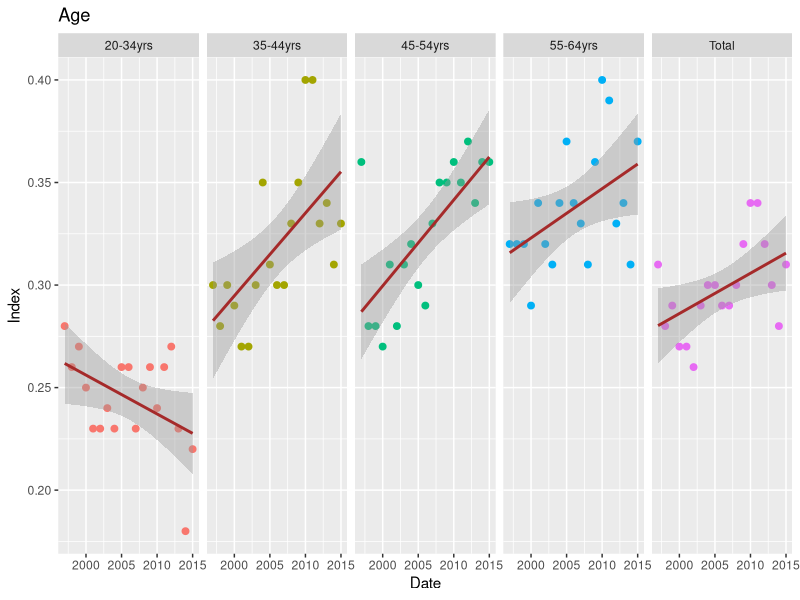
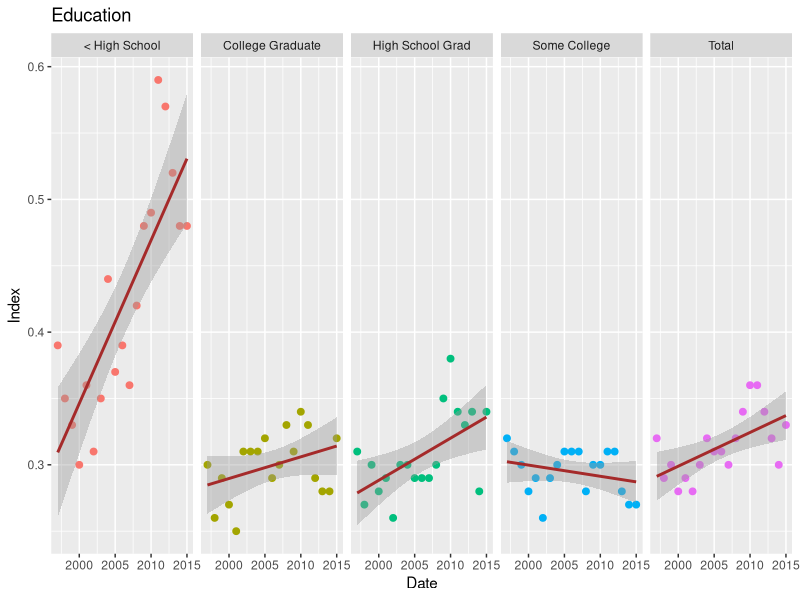
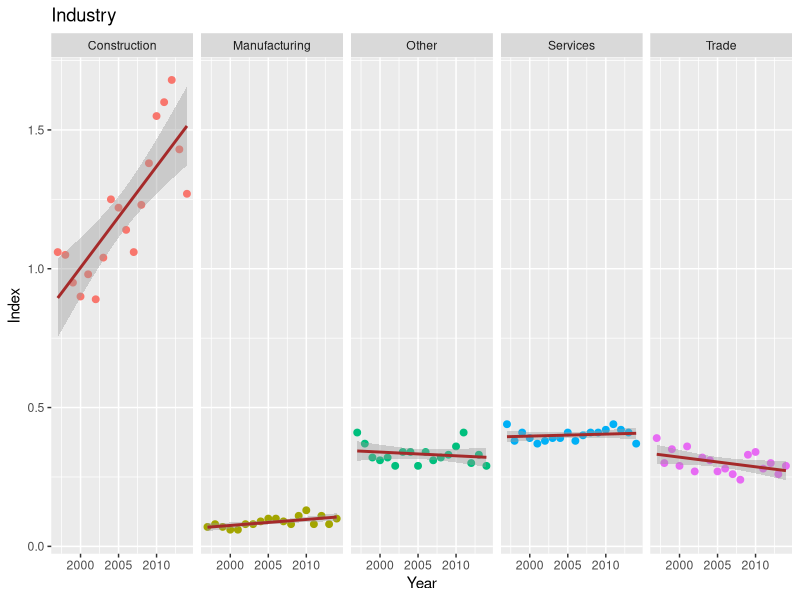
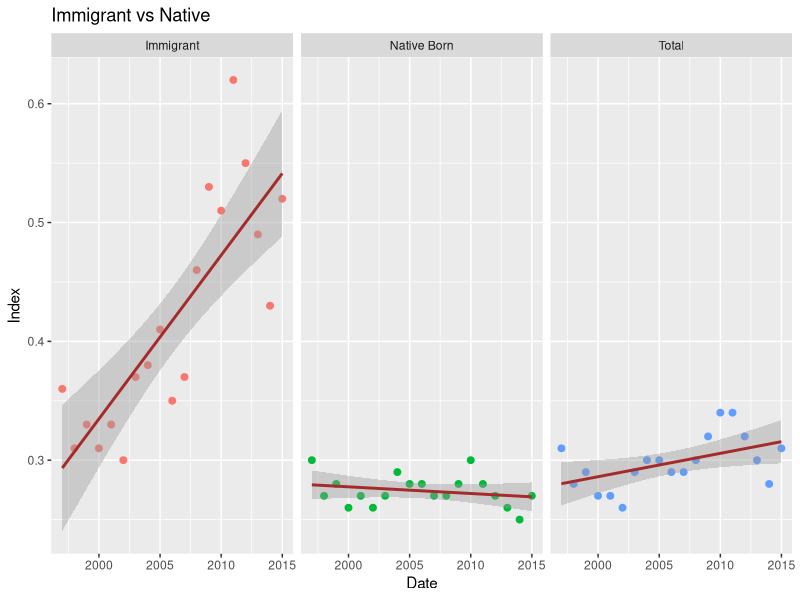
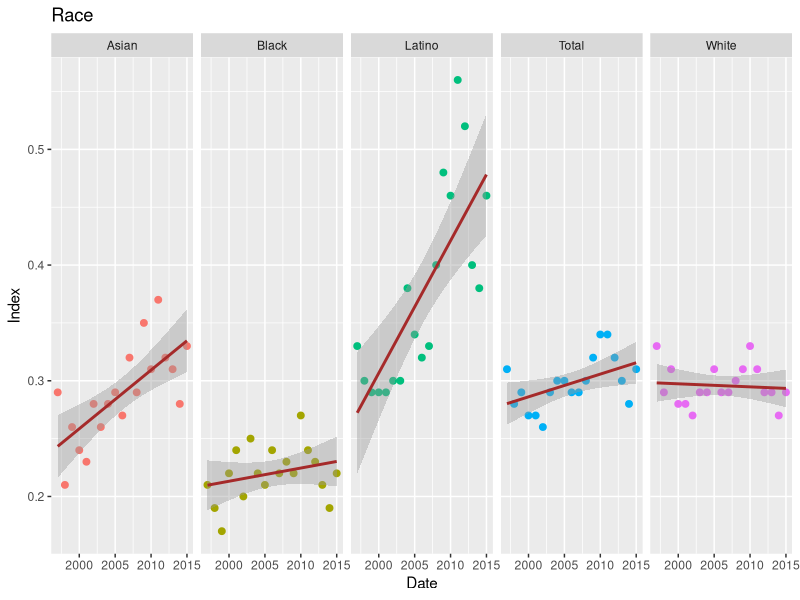
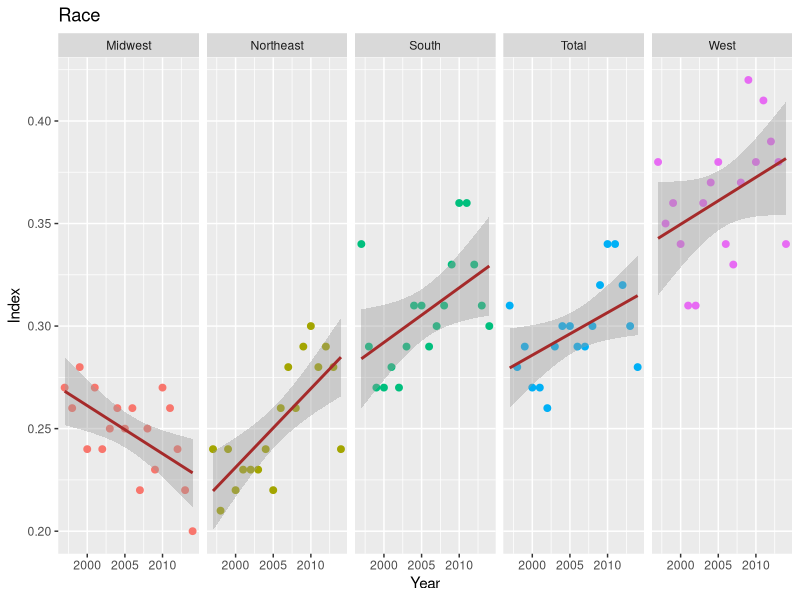
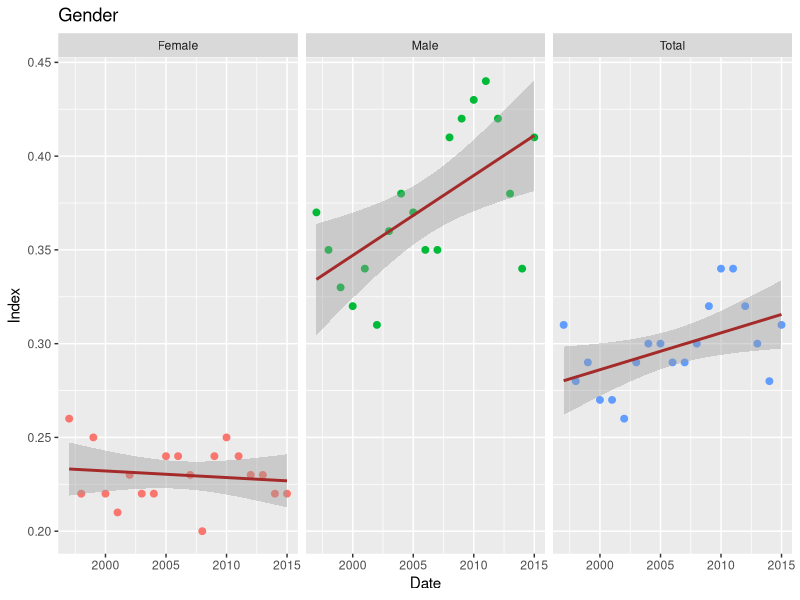
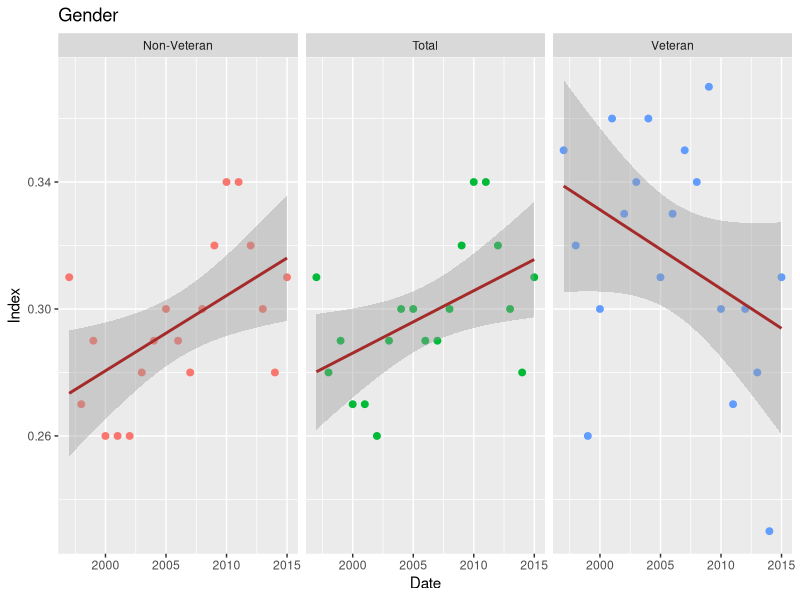

These figures' R source, in order:
library(ggplot2)
library(dplyr)
library(reshape2)
setwd("")

age <- read.csv("KAUFFMAN-KAUFF_AGE.csv")
edu <- read.csv("KAUFFMAN-KAUFF_EDU.csv")
ind <- read.csv("KAUFFMAN-KAUFF_IND.csv")
native <- read.csv("KAUFFMAN-KAUFF_NATIVE.csv")
race <- read.csv("KAUFFMAN-KAUFF_RACE.csv")
region <- read.csv("KAUFFMAN-KAUFF_REGION.csv")
gend <- read.csv("KAUFFMAN-KAUFF_SEX.csv")
veteran <- read.csv("KAUFFMAN-KAUFF_VETERAN.csv")


####age##########
age01 <- melt(age, id=c("Date"))

age01$type <- grepl("Index..", age01$variable, ignore.case = TRUE)

age02 <- subset(age01, type == TRUE)

age02 <- data.frame(age02)

age02$Date <- as.Date(as.character(age02$Date))
age02$variable <- as.character(age02$variable)

age02 <- age02 %>% 
  mutate(variable= replace(variable, variable == "Total.Index..", "Total")) %>%
  mutate(variable= replace(variable, variable == "X20.34.Index..", "20-34yrs")) %>%
  mutate(variable= replace(variable, variable == "X35.44.Index..", "35-44yrs")) %>%
  mutate(variable= replace(variable, variable == "X45.54.Index..", "45-54yrs")) %>%
  mutate(variable= replace(variable, variable == "X55.64.Index..", "55-64yrs"))

g.age <- ggplot(age02, aes(Date, value))
p.age <- g.age + geom_point(size=2, aes(color=variable)) + facet_grid(. ~variable) + 
  geom_smooth(aes(Date, value), method = "lm", color="brown") + ylab("Index") + 
  theme(legend.position = "none") + labs(title = "Age") 

p.age

dev.copy(png, file = "age.png", width=800)  
dev.off()


####edu####

str(edu)
edu01 <- melt(edu, id=c("Date"))

edu01

edu01$type <- grepl("Index..", edu01$variable, ignore.case = TRUE)

edu02 <- subset(edu01, type == TRUE)

edu02 <- data.frame(edu02)

edu02$Date <- as.Date(as.character(edu02$Date))
edu02$variable <- as.character(edu02$variable)


edu02
edu02 <- edu02 %>% 
  mutate(variable= replace(variable, variable == "Total.Index..", "Total")) %>%
  mutate(variable= replace(variable, variable == "Less.Than.High.School.Index..", "< High School")) %>%
  mutate(variable= replace(variable, variable == "High.School.Graduate.Index..", "High School Grad")) %>%
  mutate(variable= replace(variable, variable == "Some.College.Index..", "Some College")) %>%
  mutate(variable= replace(variable, variable == "College.Graduate.Index..", "College Graduate"))

g.edu <- ggplot(edu02, aes(Date, value))
p.edu <- g.edu + geom_point(size=2, aes(color=variable)) + facet_grid(. ~variable) + 
  geom_smooth(aes(Date, value), method = "lm", color="brown") + ylab("Index") + 
  theme(legend.position = "none") + labs(title = "Education") 

p.edu

dev.copy(png, file = "edu.png", width=800)  
dev.off()

###ind##########

ind01 <- melt(ind, id=c("Year"))

ind01$type <- grepl("Index..", ind01$variable, ignore.case = TRUE)

ind02 <- subset(ind01, type == TRUE)

ind02 <- data.frame(ind02)

ind02$Year <- as.Date(as.character(ind02$Year))
ind02$variable <- as.character(ind02$variable)

table(ind02$variable)

ind02 <- ind02 %>% 
  mutate(variable= replace(variable, variable == "Construction.Index..", "Construction")) %>%
  mutate(variable= replace(variable, variable == "Manufacturing.Index..", "Manufacturing")) %>%
  mutate(variable= replace(variable, variable == "Other.Index..", "Other")) %>%
  mutate(variable= replace(variable, variable == "Services.Index..", "Services")) %>%
  mutate(variable= replace(variable, variable == "Trade.Index..", "Trade"))

g.ind <- ggplot(ind02, aes(Year, value))
p.ind <- g.ind + geom_point(size=2, aes(color=variable)) + facet_grid(. ~variable) + 
  geom_smooth(aes(Year, value), method = "lm", color="brown") + ylab("Index") + 
  theme(legend.position = "none") + labs(title = "Industry") 

p.ind

dev.copy(png, file = "ind.png", width=800)  
dev.off()

###native##########

str(native)
native01 <- melt(native, id=c("Date"))

native01$type <- grepl("Index..", native01$variable, ignore.case = TRUE)

native02 <- subset(native01, type == TRUE)

native02 <- data.frame(native02)

native02$Date <- as.Date(as.character(native02$Date))
native02$variable <- as.character(native02$variable)

table(native02$variable)

native02 <- native02 %>% 
  mutate(variable= replace(variable, variable == "Immigrant.Index..", "Immigrant")) %>%
  mutate(variable= replace(variable, variable == "Native.Born.Index..", "Native Born")) %>%
  mutate(variable= replace(variable, variable == "Total.Index..", "Total")) 

n.ind <- ggplot(native02, aes(Date, value))
p.ind <- n.ind + geom_point(size=2, aes(color=variable)) + facet_grid(. ~variable) + 
  geom_smooth(aes(Date, value), method = "lm", color="brown") + ylab("Index") + 
  theme(legend.position = "none") + labs(title = "Immigrant vs Native") 

p.ind

dev.copy(png, file = "native.png", width=800)  
dev.off()

###race##########

str(race)
race01 <- melt(race, id=c("Date"))

race01$type <- grepl("Index..", race01$variable, ignore.case = TRUE)

race02 <- subset(race01, type == TRUE)

race02 <- data.frame(race02)

race02$Date <- as.Date(as.character(race02$Date))
race02$variable <- as.character(race02$variable)

table(race02$variable)

race02 <- race02 %>% 
  mutate(variable= replace(variable, variable == "Asian.Index..", "Asian")) %>%
  mutate(variable= replace(variable, variable == "Black.Index..", "Black")) %>%
  mutate(variable= replace(variable, variable == "Latino.Index..", "Latino")) %>%
  mutate(variable= replace(variable, variable == "Total.Index..", "Total")) %>%
  mutate(variable= replace(variable, variable == "White.Index..", "White"))

n.race <- ggplot(race02, aes(Date, value))
p.race <- n.race + geom_point(size=2, aes(color=variable)) + facet_grid(. ~variable) + 
  geom_smooth(aes(Date, value), method = "lm", color="brown") + ylab("Index") + 
  theme(legend.position = "none") + labs(title = "Race") 

p.race

dev.copy(png, file = "native.png", width=800)  
dev.off()

###region##########

str(region)
region01 <- melt(region, id=c("Year"))

region01$type <- grepl("Index..", region01$variable, ignore.case = TRUE)

region02 <- subset(region01, type == TRUE)

region02 <- data.frame(region02)

region02$Year <- as.Date(as.character(region02$Year))
region02$variable <- as.character(region02$variable)

table(region02$variable)

region02 <- region02 %>% 
  mutate(variable= replace(variable, variable == "Midwest.Index..", "Midwest")) %>%
  mutate(variable= replace(variable, variable == "Northeast.Index..", "Northeast")) %>%
  mutate(variable= replace(variable, variable == "South.Index..", "South")) %>%
  mutate(variable= replace(variable, variable == "Total.Index..", "Total")) %>%
  mutate(variable= replace(variable, variable == "West.Index..", "West"))

n.region <- ggplot(region02, aes(Year, value))
p.region <- n.region + geom_point(size=2, aes(color=variable)) + facet_grid(. ~variable) + 
  geom_smooth(aes(Year, value), method = "lm", color="brown") + ylab("Index") + 
  theme(legend.position = "none") + labs(title = "Race") 

p.region

dev.copy(png, file = "region.png", width=800)  
dev.off()

###gend##########

str(gend)
gend01 <- melt(gend, id=c("Date"))

gend01$type <- grepl("Index..", gend01$variable, ignore.case = TRUE)

gend02 <- subset(gend01, type == TRUE)

gend02 <- data.frame(gend02)

gend02$Date <- as.Date(as.character(gend02$Date))
gend02$variable <- as.character(gend02$variable)

table(gend02$variable)

gend02 <- gend02 %>% 
  mutate(variable= replace(variable, variable == "Female.Index..", "Female")) %>%
  mutate(variable= replace(variable, variable == "Male.Index..", "Male")) %>%
  mutate(variable= replace(variable, variable == "Total.Index..", "Total"))


n.gend <- ggplot(gend02, aes(Date, value))
p.gend <- n.gend + geom_point(size=2, aes(color=variable)) + facet_grid(. ~variable) + 
  geom_smooth(aes(Date, value), method = "lm", color="brown") + ylab("Index") + 
  theme(legend.position = "none") + labs(title = "Gender") 

p.gend

dev.copy(png, file = "gender.png", width=800)  
dev.off()


###veteran##########

str(veteran)
veteran01 <- melt(veteran, id=c("Date"))

veteran01$type <- grepl("Index..", veteran01$variable, ignore.case = TRUE)

veteran02 <- subset(veteran01, type == TRUE)

veteran02 <- data.frame(veteran02)

veteran02$Date <- as.Date(as.character(veteran02$Date))
veteran02$variable <- as.character(veteran02$variable)

table(veteran02$variable)

veteran02 <- veteran02 %>% 
  mutate(variable= replace(variable, variable == "Non.Veteran.Index..", "Non-Veteran")) %>%
  mutate(variable= replace(variable, variable == "Veteran.Index..", "Veteran")) %>%
  mutate(variable= replace(variable, variable == "Total.Index..", "Total"))


n.veteran <- ggplot(veteran02, aes(Date, value))
p.veteran <- n.veteran + geom_point(size=2, aes(color=variable)) + facet_grid(. ~variable) + 
  geom_smooth(aes(Date, value), method = "lm", color="brown") + ylab("Index") + 
  theme(legend.position = "none") + labs(title = "Gender") 

p.veteran

dev.copy(png, file = "veteran.png", width=800)  
dev.off()

